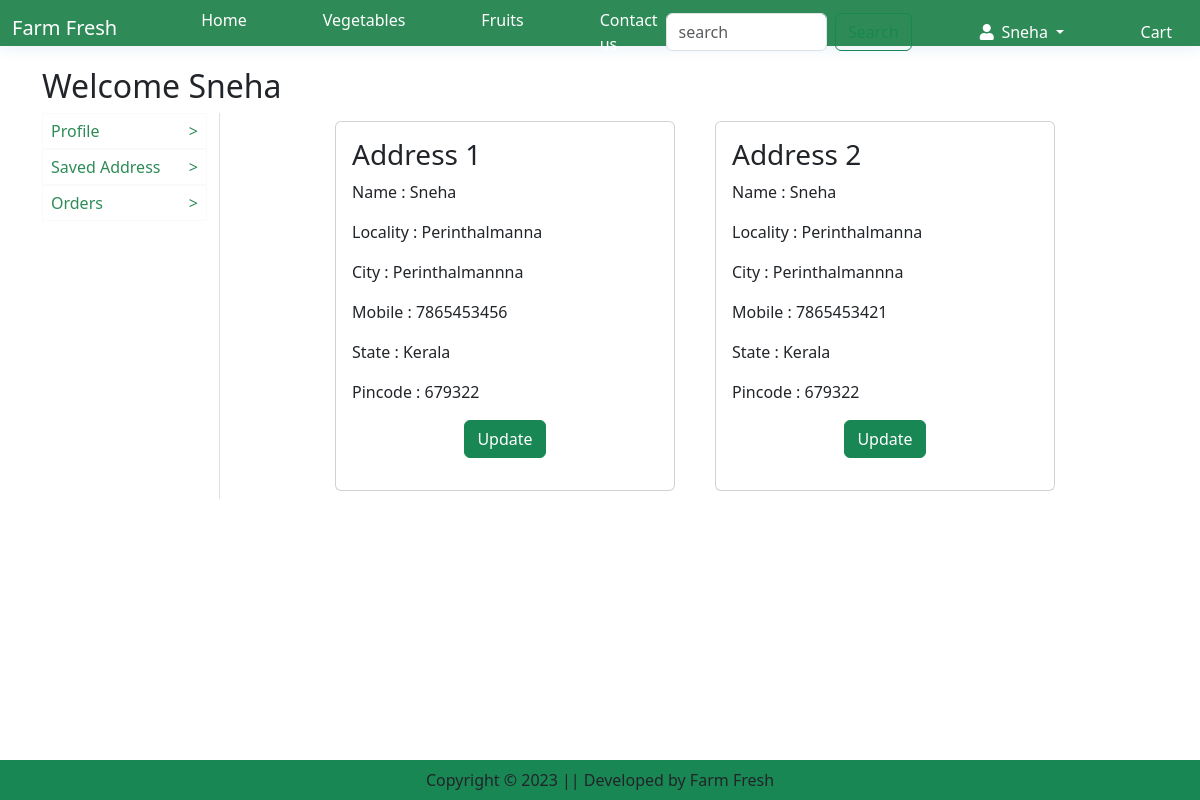
Page /address/ (signed in) on the committed database.
### app/models.py (models this page shows, shortened)
class Customer(models.Model):
    user = models.ForeignKey(User,on_delete=models.CASCADE)
    name=models.CharField(max_length=100)
    locality=models.CharField(max_length=100)
    city=models.CharField(max_length=100)
    mobile = models.IntegerField(default=0)
    zip_code = models.IntegerField()
    state =models.CharField(choices=state_choices,max_length=100)

### app/views.py (the view)
# urls.py: path('address/', views.address, name='address'),
def address(request):
     add=Customer.objects.filter( user = request.user)
     return render (request,'address.html',{'add': add})

### app/templates/address.html (shortened to what this page needs)
{% extends 'nav.html' %}
{% load static %}
{% block content %}
<div class="container my-5">
    <div class="row" style="margin-top: 6%;">
       <h2>Welcome <span class="text-capitalize">{{request.user}}</span></h2>
       {% include 'accounts.html' %}
          <div class="col-sm-8  offset-sm-1" >
            <div class="row">
                {% for ad in add %}
                <div class="col-sm-6">
                    <div class="card m-2">
                        <div class="card-body">
                            <h3>Address {{ forloop.counter}}</h3>
                            <p>Name : {{ad.name}}</p>
                            <p>Locality : {{ad.locality}}</p>
                            <p>City : {{ad.city}}</p>
                            <p>Mobile : {{ad.mobile}}</p>
                            <p>State : {{ad.state}}</p>
                            <p>Pincode : {{ad.zip_code}}</p>
                            <p class="text-center"><a href="{% url 'updateAddress' pk=ad.id %}" type="button"
                                class="btn btn-success">Update</a></p>
                        </div>
                    </div>
                </div>
                {% endfor %}
            </div>
          </div>
{% endblock %}

### app/templates/nav.html (shortened to what this page needs)
<!DOCTYPE html>
{% load static %}
<html lang="en">
<head>
    <link rel="stylesheet" href="https://cdnjs.cloudflare.com/ajax/libs/font-awesome/5.15.3/css/all.min.css">
    <link href="https://cdn.jsdelivr.net/npm/bootstrap@5.3.1/dist/css/bootstrap.min.css" rel="stylesheet">
    <link rel="stylesheet" href="{% static 'css/style.css' %}">
</head>
<body>
  <header id="header"  class="fixed-top">
          <nav class="navbar navbar-expand-lg navbar-dark " >
            <div class="container-fluid fixed-top">
              <h1 class="navbar-brand" >Farm Fresh</h1>
              <div class="collapse navbar-collapse" id="navbarSupportedContent">
                <ul class="navbar-nav me-auto mb-2 mb-lg-0">
                  {% if request.user.is_authenticated %}
                  <li class="nav-item">
                    <a class="nav-link active text-white"  aria-current="page" href="{% url 'home'%}">Home</a>
                  </li>
                  <li class="nav-item">
                    <a class="nav-link text-white"  href="{% url 'vegetable_category'  %}">Vegetables</a>
                  </li>
                  <li class="nav-item">
                    <a class="nav-link text-white" href="{% url 'fruit_category'  %}">Fruits</a>
                  </li>
                  <li class="nav-item">
                    <a class="nav-link text-white" href="">Contact us</a>
                  </li>
                </ul>
                <form method="get" action="/search/" class="d-flex" role="search">
                  <input class="form-control me-2" type="search"
                  name="Search" id="search" placeholder="search" aria-label="Search">
                  <button class="btn btn-outline-success" type="submit">Search</button>
                </form>
              </div>
              <ul class="navbar-nav me-auto mb-2 mb-lg-0">
                <li class="nav-item dropdown ">
                  <a class="nav-link dropdown-toggle text-white"  href="#" role="button" data-bs-toggle="dropdown" aria-expanded="false">
                    <i class="fas fa-user" style="margin-right: 10%;"></i>{{request.user}}
                  </a>
                </li>
                <li class="nav-tem mx-2">
                  <a href="{% url 'cart' %}" class="nav-link text-white">Cart</a>
                </li>
                {% endif %}
              </ul>
            </div>
          </nav>
  </header>
      {% block content %}{% endblock content %}
    <footer class=" container-fluid bg-success text-center fixed-bottom p-2 mt-5">
        Copyright &copy; 2023 || Developed by Farm Fresh
    </footer>
</body>
</html>

### app/static/css/style.css (style rules this page uses)
#header { background: seagreen; transition: all 0.5s; z-index: 997; padding: 15px 0; top:0; box-shadow: 0px 2px 15px rgba(25, 119, 204, 0.1); }
.nav-link { margin-left: 60px; }

### rows in the picture
Customer: name "Sneha", locality "Perinthalmanna", city "Perinthalmannna", mobile "7865453456", state "Kerala", zip_code "679322"
Customer: name "Sneha", locality "Perinthalmanna", city "Perinthalmannna", mobile "7865453421", state "Kerala", zip_code "679322"

### other values in the picture
{{ request.user }} "Sneha"
